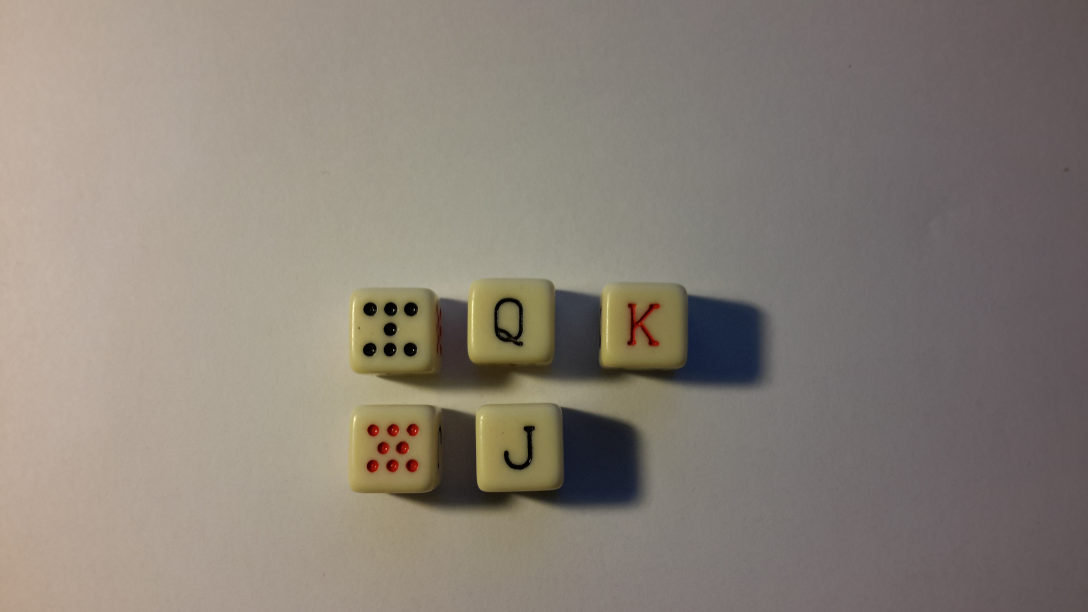
#> input picture Detect_Dice/Dice1.jpg, 3264 x 1836 px, given in place of Dice9.jpg, which was not available (shown at 1/3 size)
$ python Detect_Dice.py   (Python 2 division)   (older library calls are emulated)
#> lines starting #> are read from the running program, lines starting #| are printed output that depends on the picture; pictures that were not available may be replaced by others from this repository, and a replacement may not be noted
import cv2
import numpy as np
from matplotlib import pyplot as plt


def nothing(x):
    pass

def angle_cos(p0, p1, p2):
    d1, d2 = (p0-p1).astype('float'), (p2-p1).astype('float')
    return abs( np.dot(d1, d2) / np.sqrt( np.dot(d1, d1)*np.dot(d2, d2) ) )

def find_squares(img):
    img = cv2.GaussianBlur(img, (5, 5), 0)
    squares = []
    for gray in cv2.split(img):
        for thrs in xrange(0, 255, 26):
            if thrs == 0:
                bin = cv2.Canny(gray, 0, 50, apertureSize=5)
                bin = cv2.dilate(bin, None)
            else:
                retval, bin = cv2.threshold(gray, thrs, 255, cv2.THRESH_BINARY)
            bin, contours, hierarchy = cv2.findContours(bin, cv2.RETR_LIST, cv2.CHAIN_APPROX_SIMPLE)
            for cnt in contours:
                cnt_len = cv2.arcLength(cnt, True)
                cnt = cv2.approxPolyDP(cnt, 0.02*cnt_len, True)
                if len(cnt) == 4 and cv2.contourArea(cnt) > 1000 and cv2.contourArea(cnt) < 100000 and cv2.isContourConvex(cnt):
                    cnt = cnt.reshape(-1, 2)
                    max_cos = np.max([angle_cos( cnt[i], cnt[(i+1) % 4], cnt[(i+2) % 4] ) for i in xrange(4)])
                    if max_cos < 0.1:
                        squares.append(cnt)
    return squares

## Create a black image, a window
def Read_Image(img_name):
#> called with img_name = 'Dice9.jpg'
    img = cv2.imread(img_name, cv2.IMREAD_GRAYSCALE)
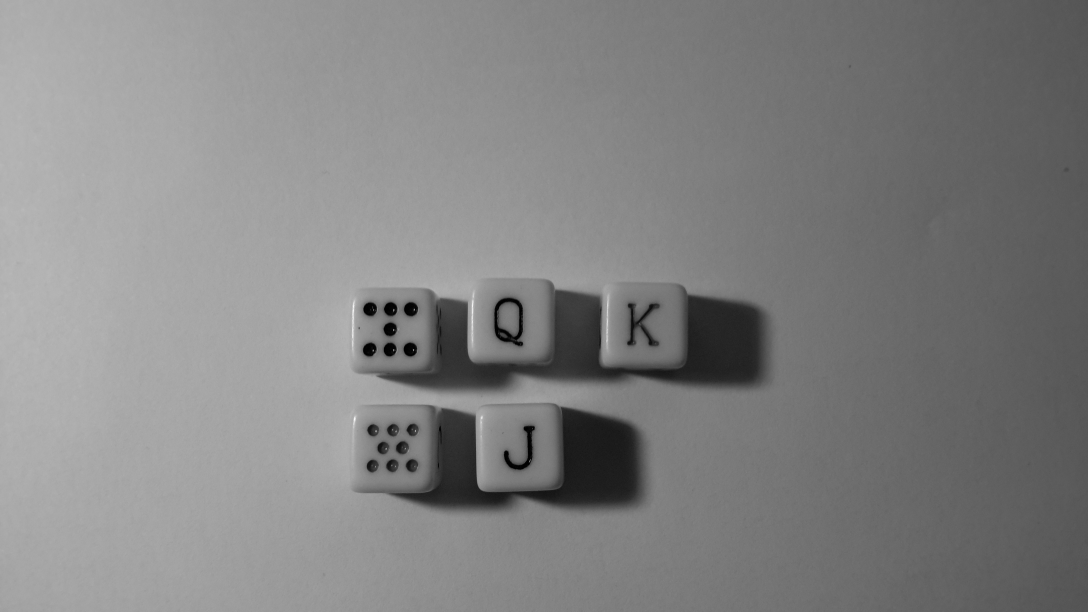
#> img: shape (1836, 3264) (shown at 1/3 size); min 0, max 255, mean 130.7
    ori = cv2.imread(img_name, cv2.COLOR_BGR2HSV_FULL)
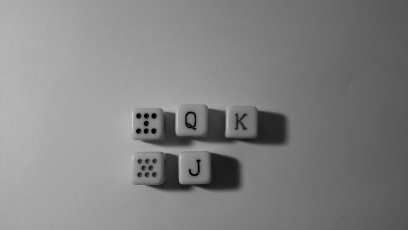
#> ori: shape (230, 408); min 1, max 214, mean 130.8
    return img, ori
#
#img = cv2.cvtColor(img, cv2.COLOR_BGR2HSV)
#img = cv2.cvtColor(img, cv2.COLOR_BGR2GRAY)

# Equalizer
def Equalizer(img):
    clahe = cv2.createCLAHE(clipLimit=2.0, tileGridSize=(8,8))
    cl1 = clahe.apply(img)
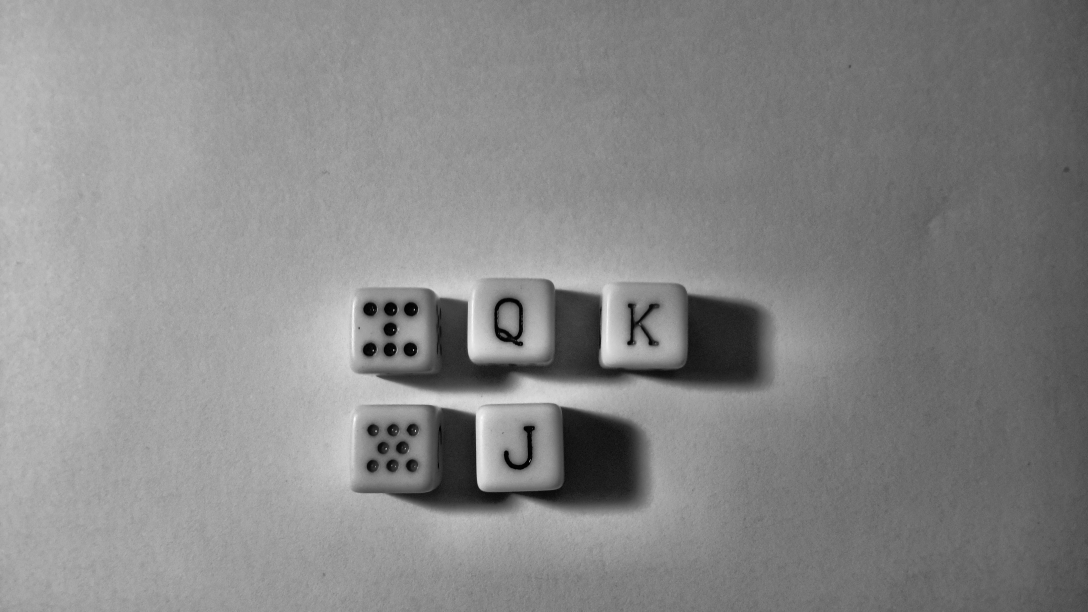
#> cl1: shape (1836, 3264) (shown at 1/3 size); min 0, max 255, mean 135.2
    equ = cv2.equalizeHist(img)
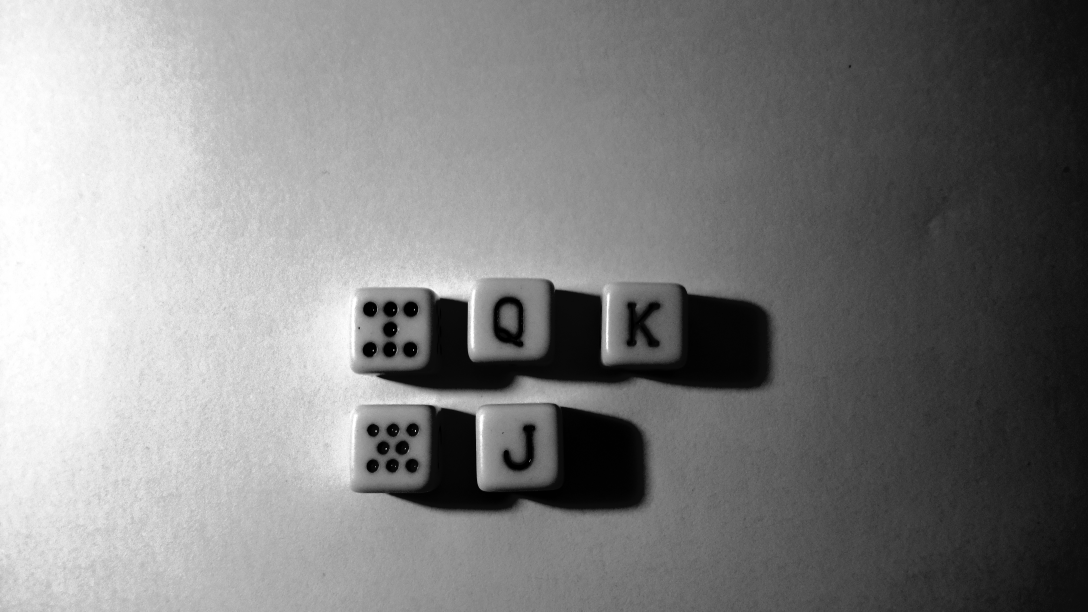
#> equ: shape (1836, 3264) (shown at 1/3 size); min 0, max 255, mean 128.8
    # [4 lines of commented-out code are left out]
    return cl1, equ

# Clean Up and Threshold
def Blur(img, kernel = (5,5)):
#> called with kernel = (5, 5)
    blur = cv2.blur(img,kernel)
    # [4 lines of commented-out code are left out]
    return blur

def Dilate_Erode(img, dilated_ker = (1,1), erode_ker = (6,6)):
#> called with dilated_ker = (1, 1), erode_ker = (6, 6)
    dilated = cv2.dilate(img, np.ones(dilated_ker))
    erode = cv2.erode(dilated, np.ones(erode_ker))
    #plt.subplot(211), plt.imshow(dilated, cmap = 'gray')
    #plt.subplot(212), plt.imshow(erode, cmap = 'gray')
    #plt.show()
    return erode

# [20 lines left out: function Canny_Method, not called in this run]

def Squares_Filter(squares):
    sq = np.ones((len(squares)), dtype=bool)
    filters = []
    for i in range(len(squares)):
        if sq[i] == True:
            filters.append(squares[i])
            sq[i] = False
        for j in range(len(squares)):
            if sq[j] == True:
                diff = Center(squares[i]) - Center(squares[j])
                if abs(diff[0]) < 20 and abs(diff[1]) < 20:
                    sq[j] = False
                    break
    return filters

# [11 lines left out: functions Center, Clean_Background, not called in this run]

def Draw_Contours(img, contours):
    cv2.drawContours( img, contours, -1, (0, 255, 0), 3 )

# [32 lines left out: functions Detect_Symbols, Detect_Circles, not called in this run]

if __name__ == '__main__':
    # Read image
    img, ori = Read_Image('Dice9.jpg')
    # Adjust contrast of image
    cl1, equ = Equalizer(img)
    # Blur filter to the image
    blur = Blur(cl1)
    # Dilation and erosion morphological transformation
    erode = Dilate_Erode(blur)      # This can change everything
    # Find squares in the image
    squares = find_squares(erode)
#> the loop in find_squares, `for gray in cv2.split(img):` made 1 pass
#> after the loop in find_squares, `for gray in cv2.split(img):`: cnt = [[1445, 1252], [1444, 1253], [1444, 1256], [1445, 1255]]; max_cos = 0.622; squares = []
#> squares = []
    squares = Squares_Filter(squares)
#> in Squares_Filter, `sq = np.ones((len(squares)), dtype=bool)`: sq = empty array
#> after the loop in Squares_Filter, `for i in range(len(squares)):`: filters = []
    # Squares Loop
    for i in range(len(squares)):
        # Clean background from original image
        nwsq = []
        nwsq.append(squares[i])
        res = Clean_Background(img, nwsq)
        # Detect Features
        Circles, detect = Detect_Circles(res, img, nwsq)
        if detect == 0:
            new = Detect_Symbols(res)
            res = Clean_Background(img, new)
            #plt.imshow(res, 'gray')
            #plt.show()
            for letter in ['K', 'J', 'Q']:
                if letter == 'J':
                    imLetter = cv2.imread('J.png', cv2.IMREAD_GRAYSCALE)
                if letter == 'Q':
                    imLetter = cv2.imread('Q.png', cv2.IMREAD_GRAYSCALE)
                if letter == 'K':
                    imLetter = cv2.imread('K.png', cv2.IMREAD_GRAYSCALE)
                matching = cv2.matchShapes(res, imLetter, 1, 0.0)
                print 'matching', matching
                if matching < 0.06:
                    cv2.putText(img,letter,(nwsq[0][0][0], nwsq[0][0][1]), cv2.FONT_HERSHEY_SIMPLEX, 3,(255,255,255),2)
                    break
    plt.imshow(img, 'gray')
    plt.show()

$ run again, on Detect_Dice/Dice2.jpg
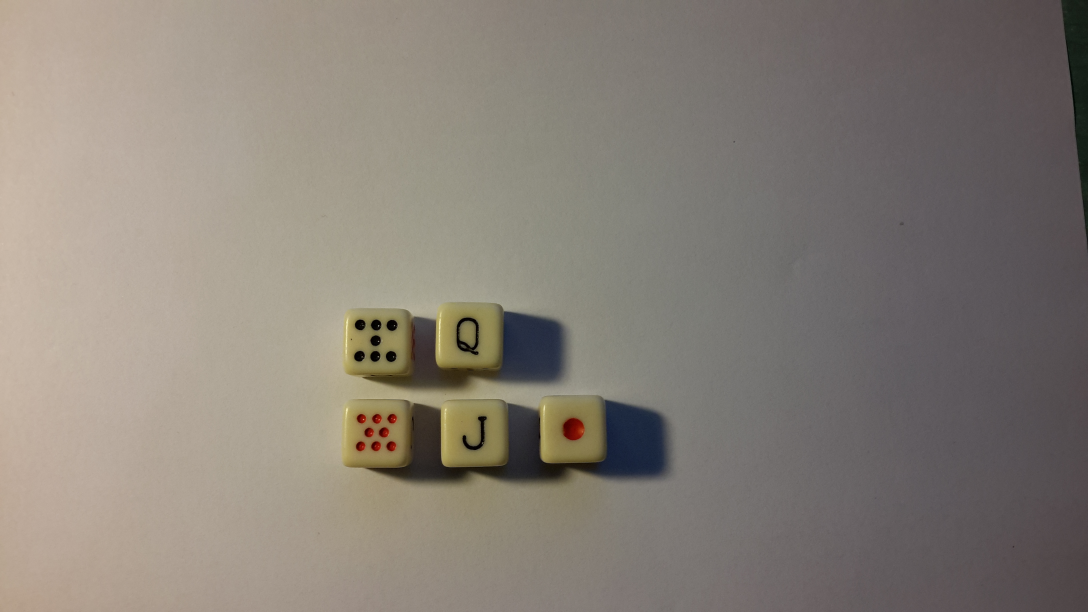
#> input picture Detect_Dice/Dice2.jpg, 3264 x 1836 px, given in place of Dice9.jpg, which was not available (shown at 1/3 size)
#> in Equalizer, `cl1 = clahe.apply(img)`:
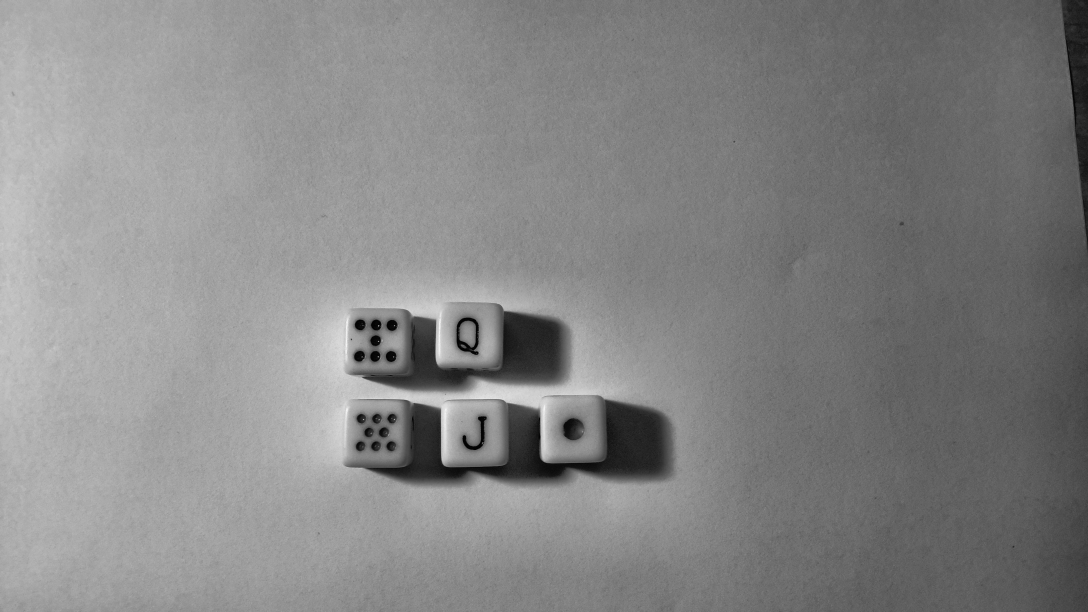
#> cl1: shape (1836, 3264) (shown at 1/3 size); min 0, max 255, mean 133.3
#> in Equalizer, `equ = cv2.equalizeHist(img)`:
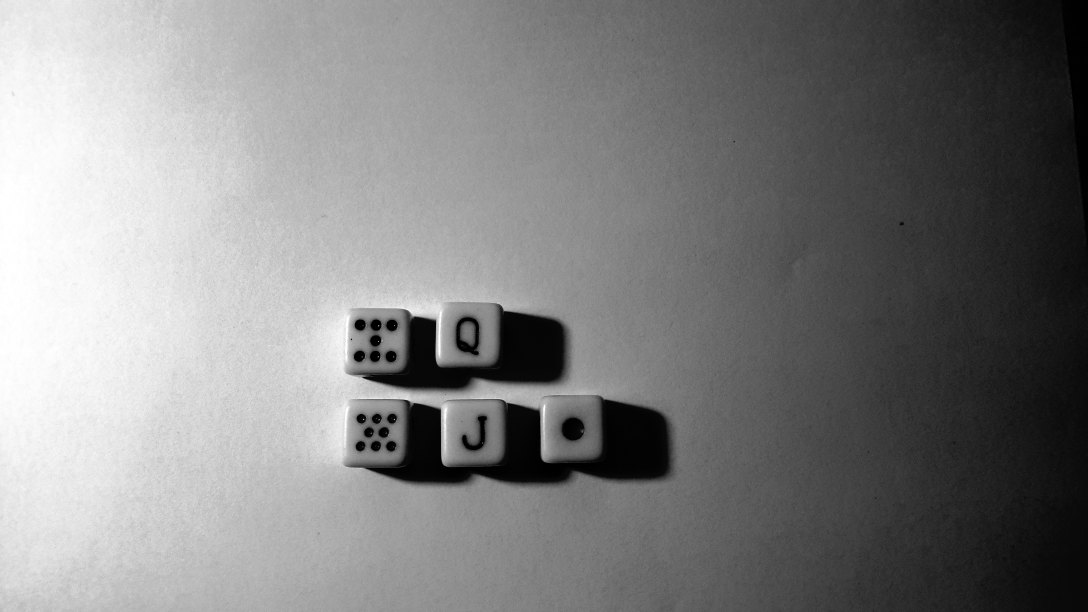
#> equ: shape (1836, 3264) (shown at 1/3 size); min 0, max 255, mean 128.6
#> the loop in find_squares, `for gray in cv2.split(img):` made 1 pass
#> after the loop in find_squares, `for gray in cv2.split(img):`: cnt = [[1320, 958], [1319, 1067]]; max_cos = 0.991; squares = []
#> sq = empty array
#> after the loop in Squares_Filter, `for i in range(len(squares)):`: filters = []
